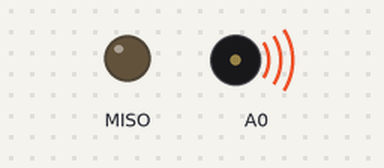
Simulated run of this program. Board: CircuitPython board. Parts: output pins drawn as LEDs (lit = HIGH), buzzer (waves = sounding). At 1.0 s the program ends and the board releases its pins; the recording ends there.

Above: at 0.1 s.
Timing chart, 0 to 1.0 s (numbered marks = the images above):
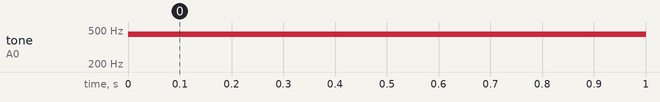

Measured:
- by itself, tone on A0: silent → 444 Hz at 0.00 s

The program:

code.py
````python
"""
Basic tones

We first generate a single period of a sine wave in python, with the `math.sin`
function, and stick it into `sine_wave`.

Then we enable the speaker by setting the `SPEAKER_ENABLE` pin to be an output and
`True`.

We can create the audio object with this line that sets the output pin and the
sine wave sample object and give it the sample array

```
audio = audioio.AudioOut(board.SPEAKER)
sine_wave_sample = audioio.RawSample(sine_wave)
```

Finally you can run `audio.play()` - if you only want to play the sample once,
call as is. If you want it to loop the sample, which we definitely do so its one
long tone, pass in `loop=True`

You can then do whatever you like, the tone will play in the background until
you call `audio.stop()`

"""
import time
import array
import math
import audioio
import board
import digitalio

FREQUENCY = 440  # 440 Hz middle 'A'
SAMPLERATE = 8000  # 8000 samples/second, recommended!

# Generate one period of sine wav.
length = SAMPLERATE // FREQUENCY
sine_wave = array.array("H", [0] * length)
for i in range(length):
    sine_wave[i] = int(math.sin(math.pi * 2 * i / 18) * (2 ** 15) + 2 ** 15)

# enable the speaker
speaker_enable = digitalio.DigitalInOut(board.SPEAKER_ENABLE)
speaker_enable.direction = digitalio.Direction.OUTPUT
speaker_enable.value = False

audio = audioio.AudioOut(board.A0)
sine_wave_sample = audioio.RawSample(sine_wave)

audio.play(sine_wave_sample, loop=True)  # keep playing the sample over and over
time.sleep(1)  # until...
audio.stop()  # we tell the board to stop
````
